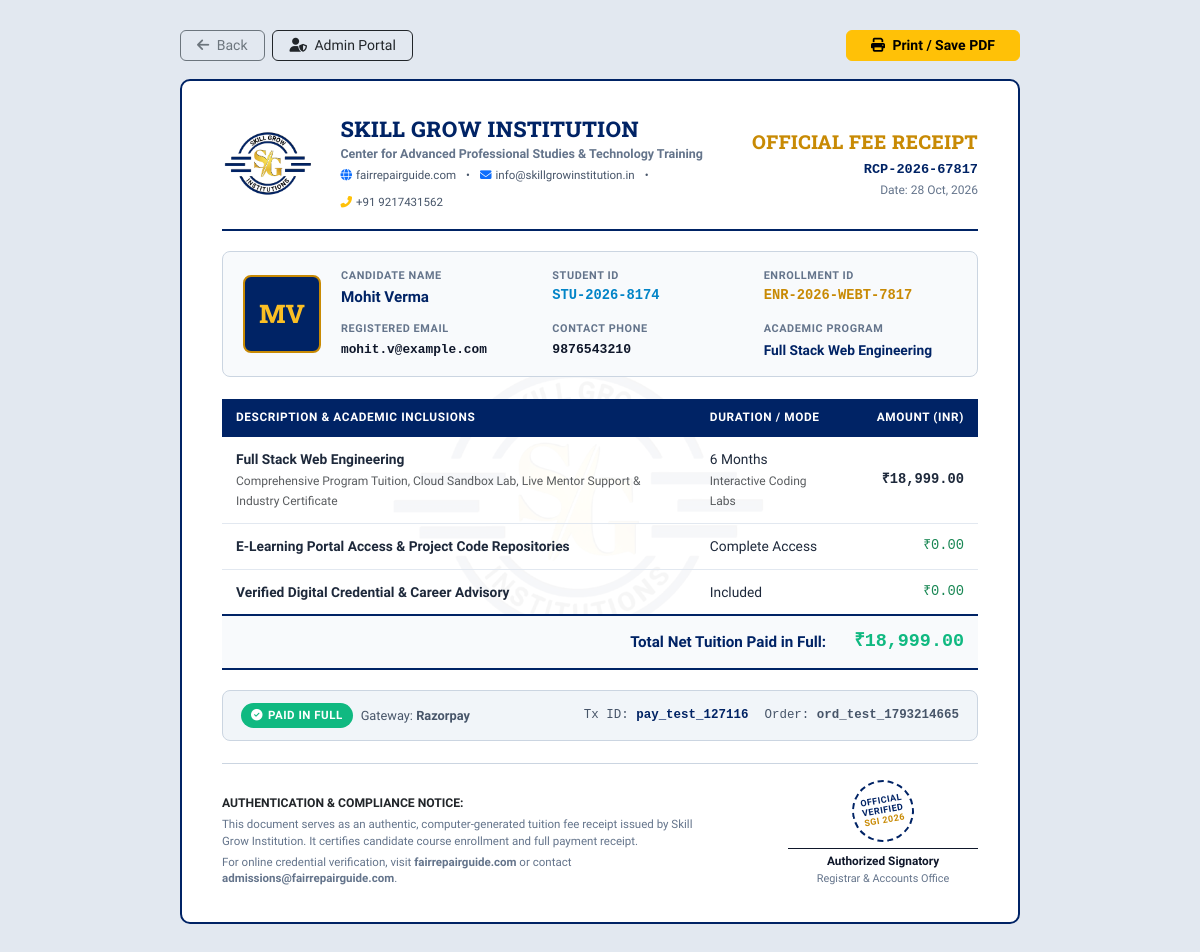
Page /enrollment-receipt.php?id=ENR-2026-WEBT-7817 on the committed database.
### tables this page shows
CREATE TABLE `system_settings` (
  `id` int NOT NULL DEFAULT '1',
  `smtp_host` varchar(150) DEFAULT 'smtp.gmail.com',
  `smtp_port` int DEFAULT '587',
  `smtp_user` varchar(150) DEFAULT '',
  `smtp_pass` varchar(255) DEFAULT '',
  `smtp_encryption` enum('tls','ssl','none') DEFAULT 'tls',
  `smtp_from_email` varchar(150) DEFAULT 'admissions@skillgrowinstitution.in',
  `smtp_from_name` varchar(150) DEFAULT 'Skill Grow Institution',
  `smtp_mode` enum('test','live') DEFAULT 'test',
  `razorpay_key_id` varchar(150) DEFAULT '',
  `razorpay_key_secret` varchar(150) DEFAULT '',
  `razorpay_mode` enum('test','live') DEFAULT 'test',
  `razorpay_status` enum('active','inactive') DEFAULT 'active',
  `admission_fee` decimal(10,2) DEFAULT '999.00',
  `updated_at` timestamp NULL DEFAULT CURRENT_TIMESTAMP ON UPDATE CURRENT_TIMESTAMP,
  `site_title` varchar(150) DEFAULT 'Skill Grow Institution',
  `site_logo` varchar(255) DEFAULT 'assets/images/logo/logopng.png',
  `site_phone` varchar(30) DEFAULT '+91 9217431562',
  `site_whatsapp` varchar(30) DEFAULT '919217431562',
  `site_email` varchar(120) DEFAULT 'info@skillgrowinstitution.in',
  `site_address` varchar(255) DEFAULT 'Metro Plaza Meerut, 250002, India',
  `social_facebook` varchar(255) DEFAULT 'https://facebook.com',
  `social_twitter` varchar(255) DEFAULT 'https://twitter.com',
  `social_linkedin` varchar(255) DEFAULT 'https://linkedin.com',
  `social_instagram` varchar(255) DEFAULT 'https://instagram.com',
  `social_youtube` varchar(255) DEFAULT ''
);

CREATE TABLE `course_enrollments` (
  `id` int NOT NULL,
  `enrollment_id` varchar(40) NOT NULL,
  `student_id` varchar(40) DEFAULT NULL,
  `course_id` int DEFAULT NULL,
  `course_name` varchar(150) NOT NULL,
  `course_slug` varchar(150) NOT NULL,
  `student_name` varchar(120) NOT NULL,
  `student_email` varchar(120) NOT NULL,
  `student_phone` varchar(20) NOT NULL,
  `fee_amount` decimal(10,2) NOT NULL,
  `payment_status` enum('paid','pending','failed') DEFAULT 'paid',
  `payment_method` varchar(50) DEFAULT 'Razorpay',
  `razorpay_payment_id` varchar(100) DEFAULT NULL,
  `razorpay_order_id` varchar(100) DEFAULT NULL,
  `status` enum('active','completed','cancelled') DEFAULT 'active',
  `enrolled_at` timestamp NULL DEFAULT CURRENT_TIMESTAMP,
  `admission_id_linked` varchar(40) DEFAULT NULL,
  `reg_fee_deducted` decimal(10,2) DEFAULT '0.00',
  `original_course_fee` decimal(10,2) DEFAULT NULL
);

CREATE TABLE `courses` (
  `id` int NOT NULL,
  `category_id` int DEFAULT NULL,
  `title` varchar(255) NOT NULL,
  `slug` varchar(255) NOT NULL,
  `tagline` varchar(255) DEFAULT NULL,
  `badge` varchar(100) DEFAULT 'Certificate Program',
  `image` varchar(255) DEFAULT 'assets/images/course/web-technology.webp',
  `rating` varchar(10) DEFAULT '4.9',
  `reviews` varchar(20) DEFAULT '350+',
  `duration` varchar(50) DEFAULT '6 Months',
  `effort` varchar(50) DEFAULT '10 hrs / week',
  `mode` varchar(100) DEFAULT 'Live & Hands-on',
  `fee` decimal(10,2) DEFAULT '14999.00',
  `eligibility` varchar(150) DEFAULT '10+2 / Any Graduate',
  `language` varchar(100) DEFAULT 'English & Hindi',
  `avg_salary` varchar(100) DEFAULT '?4.5L - ?9.5L / yr',
  `placement_rate` varchar(50) DEFAULT '95% Placed',
  `overview` longtext,
  `stats` json DEFAULT NULL,
  `pillars` json DEFAULT NULL,
  `curriculum` json DEFAULT NULL,
  `careers` json DEFAULT NULL,
  `tools` json DEFAULT NULL,
  `status` enum('active','inactive') DEFAULT 'active',
  `created_at` timestamp NULL DEFAULT CURRENT_TIMESTAMP,
  `updated_at` timestamp NULL DEFAULT CURRENT_TIMESTAMP ON UPDATE CURRENT_TIMESTAMP
);

### includes/settings_helper.php (called while the page is built, shortened)
<?php
if (!function_exists('getGlobalSettings')) {
    function getGlobalSettings() {
        global $pdo;
        $defaults = [
            'id' => 1,
            'site_title' => 'Skill Grow Institution',
            'site_logo' => 'assets/images/logo/logopng.png',
            'site_phone' => '+91 9217431562',
            'site_whatsapp' => '919217431562',
            'site_email' => 'info@skillgrowinstitution.in',
            'site_address' => 'Metro Plaza Meerut, 250002, India',
            'social_facebook' => 'https://facebook.com',
            'social_twitter' => 'https://twitter.com',
            'social_linkedin' => 'https://linkedin.com',
            'social_instagram' => 'https://instagram.com',
            'social_youtube' => '',
            'admission_fee' => 999.00,
            'smtp_host' => 'smtp.gmail.com',
            'smtp_port' => 587,
            'smtp_user' => '',
            'smtp_pass' => '',
            'smtp_encryption' => 'tls',
            'smtp_from_email' => 'admissions@skillgrowinstitution.in',
            'smtp_from_name' => 'Skill Grow Institution',
            'smtp_mode' => 'test',
            'razorpay_key_id' => '',
            'razorpay_key_secret' => '',
            'razorpay_mode' => 'test',
            'razorpay_status' => 'active'
        ];
        try {
            if (isset($pdo)) {
                $stmt = $pdo->query("SELECT * FROM system_settings WHERE id = 1 LIMIT 1");
                $row = $stmt->fetch();
                if ($row) {
                    $cachedSettings = array_merge($defaults, $row);
                    return $cachedSettings;
                }
            }
        } catch (Exception $e) {
        }
        $cachedSettings = $defaults;
        return $cachedSettings;
    }
}

### enrollment-receipt.php (the view, shortened to what this page needs)
<?php
require_once __DIR__ . '/includes/db.php';
require_once __DIR__ . '/includes/settings_helper.php';
$siteSettings = getGlobalSettings();
$enrollmentId = trim($_GET['id'] ?? '');
$stmt = $pdo->prepare("
    SELECT e.*,
           c.title as current_course_title, c.duration, c.mode, c.image as course_image, c.tagline,
           s.avatar as student_avatar, s.qualification as student_qualification, s.aadhaar_number as student_aadhaar,
           adm.photo_doc, adm.application_id
    FROM course_enrollments e
    LEFT JOIN courses c ON e.course_id = c.id
    LEFT JOIN students s ON (e.student_id IS NOT NULL AND e.student_id != '' AND e.student_id = s.student_id) OR (e.student_email = s.email)
    LEFT JOIN admissions adm ON (e.student_id IS NOT NULL AND e.student_id != '' AND e.student_id = adm.student_id) OR (e.student_email = adm.email)
    WHERE e.enrollment_id = :eid
    ORDER BY e.id DESC
    LIMIT 1
");
$stmt->execute(['eid' => $enrollmentId]);
$enr = $stmt->fetch();
$studentPhoto = '';
$names = trim($enr['student_name'] ?? 'STU');
$parts = preg_split('/\s+/', $names);
$initials = strtoupper(substr($parts[0], 0, 1));
if (count($parts) > 1) {
    $initials .= strtoupper(substr(end($parts), 0, 1));
}
$brandLogo   = !empty($siteSettings['site_logo']) ? $siteSettings['site_logo'] : 'assets/images/logo/logopng.png';
$brandTitle  = $siteSettings['site_title'] ?: 'Skill Grow Institution';
$brandPhone  = $siteSettings['site_phone'] ?: '+91 9217431562';
$brandEmail  = $siteSettings['site_email'] ?: 'info@skillgrowinstitution.in';
$receiptSerial = 'RCP-' . date('Y', strtotime($enr['enrolled_at'])) . '-' . substr(preg_replace('/[^0-9]/', '', $enr['enrollment_id']), -5);
?>
<!DOCTYPE html>
<html lang="en">
<head>
  <link href="https://cdn.jsdelivr.net/npm/bootstrap@5.3.3/dist/css/bootstrap.min.css" rel="stylesheet">
  <link rel="stylesheet" href="https://cdnjs.cloudflare.com/ajax/libs/font-awesome/6.5.0/css/all.min.css" />
</head>
<body>
  <div class="receipt-action-bar">
    <div>
      <a href="my-enrollments.php" class="btn btn-outline-secondary btn-sm px-3" style="border-radius: 6px;">
        <i class="fas fa-arrow-left me-1"></i> Back
      </a>
      <a href="admin/enrollments.php" class="btn btn-outline-dark btn-sm px-3 ms-1" style="border-radius: 6px;">
        <i class="fas fa-user-shield me-1"></i> Admin Portal
      </a>
    </div>
    <div class="d-flex gap-2">
      <button onclick="window.print()" class="btn btn-warning btn-sm px-4 fw-bold" style="border-radius: 6px;">
        <i class="fas fa-print me-1"></i> Print / Save PDF
      </button>
    </div>
  </div>
  <div class="receipt-sheet">
    <img src="<?= htmlspecialchars($brandLogo) ?>" alt="Seal" class="watermark-seal">
    <div class="sheet-content">
      <div class="sheet-header">
        <div class="brand-group">
          <img src="<?= htmlspecialchars($brandLogo) ?>" alt="<?= htmlspecialchars($brandTitle) ?>" class="brand-logo-img">
          <div>
            <h1 class="institution-name"><?= htmlspecialchars($brandTitle) ?></h1>
            <div class="institution-tagline">Center for Advanced Professional Studies & Technology Training</div>
            <div class="institution-meta">
              <span><i class="fas fa-globe text-primary me-1"></i>fairrepairguide.com</span>
              <span>&bull;</span>
              <span><i class="fas fa-envelope text-primary me-1"></i><?= htmlspecialchars($brandEmail) ?></span>
              <span>&bull;</span>
              <span><i class="fas fa-phone-alt text-warning me-1"></i><?= htmlspecialchars($brandPhone) ?></span>
            </div>
          </div>
        </div>
        <div class="receipt-title-box">
          <div class="receipt-badge-title">OFFICIAL FEE RECEIPT</div>
          <div class="receipt-serial"><?= htmlspecialchars($receiptSerial) ?></div>
          <div class="receipt-date-text">
            Date: <?= date('d M, Y', strtotime($enr['enrolled_at'])) ?>
          </div>
        </div>
      </div>
      <div class="student-bento-card">
        <div class="student-photo-frame">
          <?php if (!empty($studentPhoto)): ?>
            <img src="<?= htmlspecialchars($studentPhoto) ?>" alt="<?= htmlspecialchars($enr['student_name']) ?>">
          <?php else: ?>
            <span class="student-monogram-initials"><?= htmlspecialchars($initials) ?></span>
          <?php endif; ?>
        </div>
        <div class="student-info-grid">
          <div>
            <div class="info-cell-label">Candidate Name</div>
            <div class="info-cell-val" style="color: var(--primary-navy); font-size: 0.95rem;">
              <?= htmlspecialchars($enr['student_name']) ?>
            </div>
          </div>
          <div>
            <div class="info-cell-label">Student ID</div>
            <div class="info-cell-val font-monospace" style="color: #0284c7;">
              <?= htmlspecialchars($enr['student_id'] ?: 'STU-ONLINE') ?>
            </div>
          </div>
          <div>
            <div class="info-cell-label">Enrollment ID</div>
            <div class="info-cell-val font-monospace" style="color: var(--secondary-gold);">
              <?= htmlspecialchars($enr['enrollment_id']) ?>
            </div>
          </div>
          <div>
            <div class="info-cell-label">Registered Email</div>
            <div class="info-cell-val font-monospace" style="font-size: 0.80rem;">
              <?= htmlspecialchars($enr['student_email']) ?>
            </div>
          </div>
          <div>
            <div class="info-cell-label">Contact Phone</div>
            <div class="info-cell-val font-monospace" style="font-size: 0.82rem;">
              <?= htmlspecialchars($enr['student_phone']) ?>
            </div>
          </div>
          <div>
            <div class="info-cell-label">Academic Program</div>
            <div class="info-cell-val" style="color: var(--primary-navy);">
              <?= htmlspecialchars($enr['course_name']) ?>
            </div>
          </div>
        </div>
      </div>
      <table class="ledger-table">
        <thead>
          <tr>
            <th>Description & Academic Inclusions</th>
            <th>Duration / Mode</th>
            <th class="text-end">Amount (INR)</th>
          </tr>
        </thead>
        <tbody>
          <?php
          $origFee = !empty($enr['original_course_fee']) ? (float)$enr['original_course_fee'] : ((float)$enr['fee_amount'] + (float)($enr['reg_fee_deducted'] ?? 0));
          ?>
          <tr>
            <td>
              <strong><?= htmlspecialchars($enr['course_name']) ?></strong><br>
              <small class="text-muted">Comprehensive Program Tuition, Cloud Sandbox Lab, Live Mentor Support & Industry Certificate</small>
            </td>
            <td>
              <?= htmlspecialchars($enr['duration'] ?: '6 Months') ?><br>
              <small class="text-muted"><?= htmlspecialchars($enr['mode'] ?: 'Interactive Live Labs') ?></small>
            </td>
            <td class="text-end font-monospace fw-bold">
              ₹<?= number_format($origFee, 2) ?>
            </td>
          </tr>
          <tr>
            <td>
              <strong>E-Learning Portal Access & Project Code Repositories</strong>
            </td>
            <td>Complete Access</td>
            <td class="text-end font-monospace text-success">
              ₹0.00
            </td>
          </tr>
          <tr>
            <td>
              <strong>Verified Digital Credential & Career Advisory</strong>
            </td>
            <td>Included</td>
            <td class="text-end font-monospace text-success">
              ₹0.00
            </td>
          </tr>
          <tr class="ledger-total-row">
            <td colspan="2" class="text-end">Total Net Tuition Paid in Full:</td>
            <td class="text-end font-monospace" style="font-size: 1.15rem; color: #10b981;">
              ₹<?= number_format((float)$enr['fee_amount'], 2) ?>
            </td>
          </tr>
        </tbody>
      </table>
      <div class="gateway-verify-box">
        <div class="d-flex align-items-center gap-2">
          <span class="paid-badge-pill">
            <i class="fas fa-check-circle"></i> PAID IN FULL
          </span>
          <span style="font-size: 0.80rem; color: #475569;">
            Gateway: <strong><?= htmlspecialchars($enr['payment_method']) ?></strong>
          </span>
        </div>
        <div class="d-flex align-items-center gap-3">
          <div class="font-monospace" style="font-size: 0.78rem; color: #475569;">
            Tx ID: <strong style="color: var(--primary-navy);"><?= htmlspecialchars($enr['razorpay_payment_id'] ?: 'Direct Verified') ?></strong>
          </div>
          <?php if (!empty($enr['razorpay_order_id'])): ?>
            <div class="font-monospace" style="font-size: 0.78rem; color: #475569;">
              Order: <strong><?= htmlspecialchars($enr['razorpay_order_id']) ?></strong>
            </div>
          <?php endif; ?>
        </div>
      </div>
      <div class="sheet-footer">
        <div class="terms-text">
          <p class="mb-1 fw-bold text-dark" style="font-size: 0.76rem;">AUTHENTICATION & COMPLIANCE NOTICE:</p>
          <p class="mb-1">
            This document serves as an authentic, computer-generated tuition fee receipt issued by Skill Grow Institution. It certifies candidate course enrollment and full payment receipt.
          </p>
          <p class="mb-0">
            For online credential verification, visit <strong>fairrepairguide.com</strong> or contact <strong>admissions@fairrepairguide.com</strong>.
          </p>
        </div>
        <div class="signature-container">
          <div class="seal-circle-stamp">
            <span>OFFICIAL</span>
            <span>VERIFIED</span>
            <span style="color: #c88a04;">SGI 2026</span>
          </div>
          <div class="sig-line">
            Authorized Signatory
            <div style="font-size: 0.68rem; color: #64748b; font-weight: normal;">Registrar & Accounts Office</div>
          </div>
        </div>
      </div>
    </div>
  </div>
</body>
</html>

### rows in the picture
system_settings: site_logo (picture), site_title "SKILL GROW INSTITUTION", site_email "info@skillgrowinstitution.in", site_phone "+91 9217431562"
course_enrollments: receiptSerial "RCP-2026-67817", enrolled_at "28 Oct, 2026", student_name "MV", student_name "Mohit Verma", student "STU-2026-8174", enrollment "ENR-2026-WEBT-7817", student_email "mohit.v@example.com", student_phone "9876543210", course_name "Full Stack Web Engineering", course.duration "6 Months", course.mode "Interactive Coding Labs", origFee "18,999.00", fee_amount "18,999.00", payment_method "Razorpay", razorpay_payment "pay_test_127116", razorpay_order "ord_test_1793214665"
